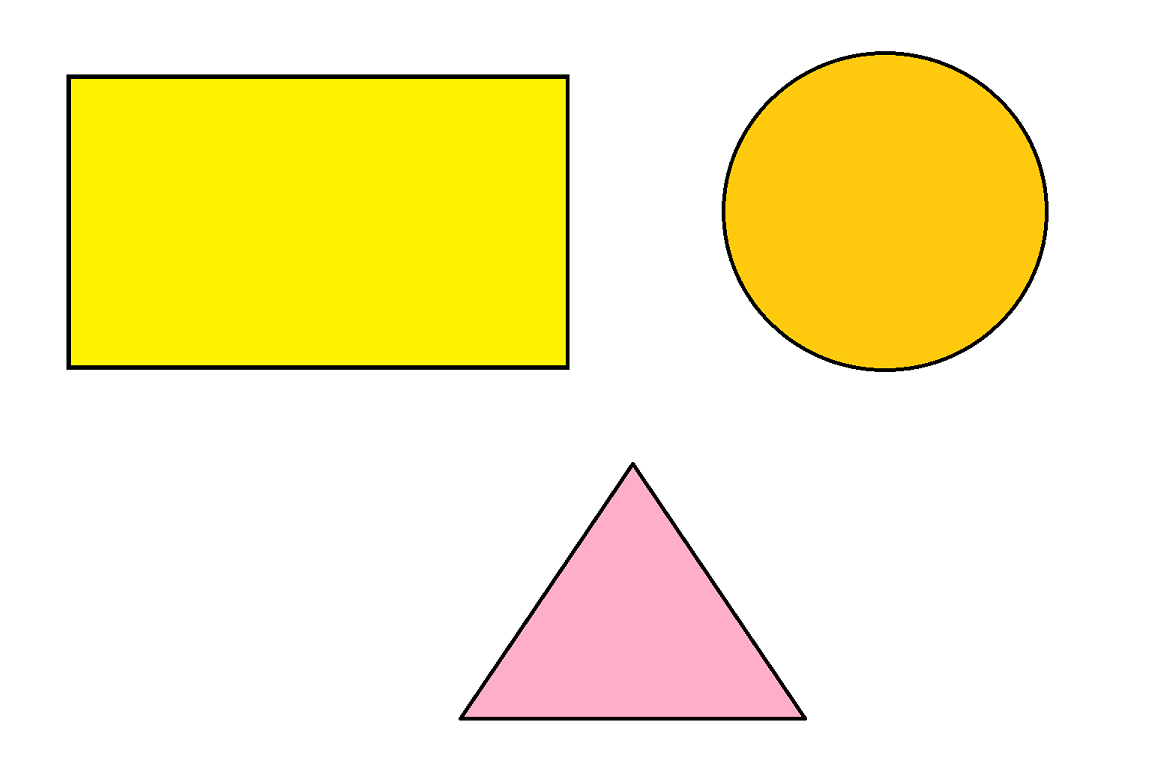
#> input picture Program 7/shape.png, 1156 x 767 px
$ python program7.py
#> lines starting #> are read from the running program, lines starting #| are printed output that depends on the picture; after the words box and inside, x2 and y2 are one past the last pixel; in counts of white or black regions, pixels touching at a corner belong together
import cv2
import numpy as np

def detect_shapes(image_path):

#> called with image_path = 'shape.png'
    image = cv2.imread(image_path)
#> image is the input picture: shape (767, 1156, 3); mean B, G, R 186.2, 240.2, 250.9

    gray = cv2.cvtColor(image, cv2.COLOR_BGR2GRAY)
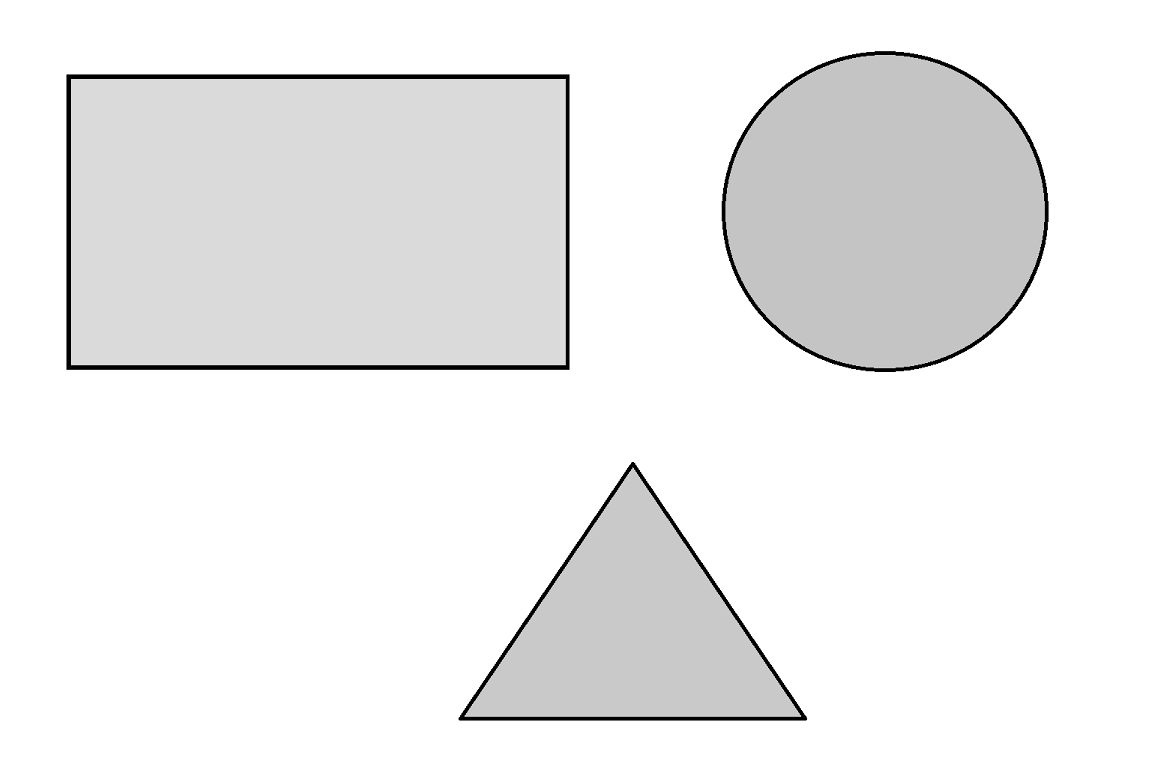
#> gray: shape (767, 1156); min 0, max 255, mean 237.2

    blurred = cv2.GaussianBlur(gray, (5, 5), 0)

    edges = cv2.Canny(blurred, 50, 150)
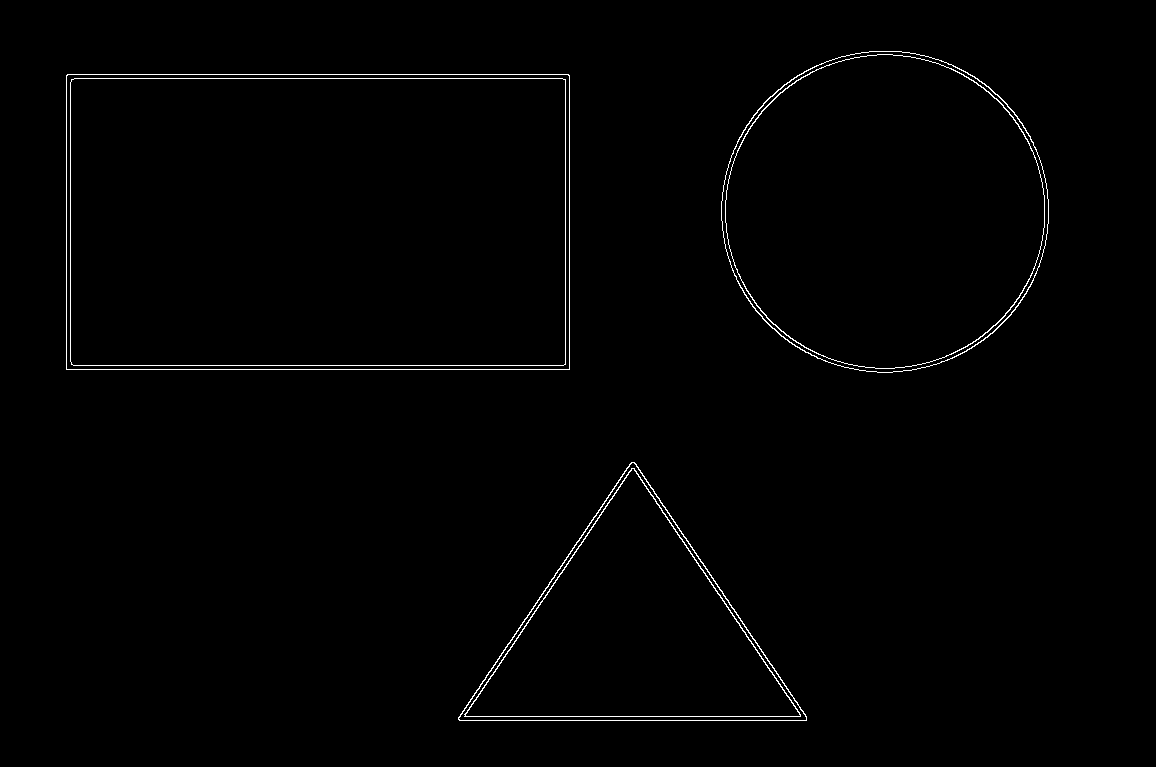
#> edges: shape (767, 1156); 0.89% white in thin lines or dots, all inside (x1, y1, x2, y2) = (66, 51, 1049, 721)

    contours, _ = cv2.findContours(edges, cv2.RETR_EXTERNAL, cv2.CHAIN_APPROX_SIMPLE)
#> contours = 3 contours; box (x1, y1, x2, y2) and area: (66, 74, 570, 370) 148384, (721, 51, 1049, 373) 82511, (458, 462, 807, 721) 45927

    for contour in contours:
        perimeter = cv2.arcLength(contour, True)
        approx = cv2.approxPolyDP(contour, 0.02 * perimeter, True)

        vertices = len(approx)
        x, y, w, h = cv2.boundingRect(approx)

        area = cv2.contourArea(contour)
        circularity = 4 * np.pi * area / (perimeter * perimeter)

        if vertices == 3:
            shape = "Triangle"
        elif vertices == 4:

            angles = []
            for i in range(4):
                pt1 = tuple(approx[i][0])
                pt2 = tuple(approx[(i+1) % 4][0])
                pt3 = tuple(approx[(i+2) % 4][0])

                v1 = (pt1[0] - pt2[0], pt1[1] - pt2[1])
                v2 = (pt3[0] - pt2[0], pt3[1] - pt2[1])

                dot_product = v1[0] * v2[0] + v1[1] * v2[1]
                mag1 = np.sqrt(v1[0]**2 + v1[1]**2)
                mag2 = np.sqrt(v2[0]**2 + v2[1]**2)

                cos_angle = dot_product / (mag1 * mag2)
                angle = np.degrees(np.arccos(np.clip(cos_angle, -1.0, 1.0)))
                angles.append(angle)

            is_rectangular = all(abs(angle - 90) < 15 for angle in angles)
            aspect_ratio = float(w)/h

            if is_rectangular and 0.90 <= aspect_ratio <= 1.10:
                shape = "Square"
            elif is_rectangular:
                shape = "Rectangle"
            else:
                shape = "Unknown"
        elif circularity > 0.85:
            shape = "Circle"
        else:
            shape = "Unknown"

        cv2.drawContours(image, [contour], 0, (0, 255, 0), 2)
        cv2.putText(image, shape, (x, y-10), cv2.FONT_HERSHEY_SIMPLEX, 0.5, (0, 0, 255), 2)
#> this loop made 3 passes
#> (perimeter, approx, vertices, x, y, w, h, area) on pass 2: (1594.8, [[66, 75], [66, 369], [569, 369], [568, 74]], 4, 66, 74, 504, 296, 148384)
#> (perimeter, approx, vertices, x, y, w, h, area) on pass 1: (1009.3, [[458, 717], [806, 720], [634, 462]], 3, 458, 462, 349, 259, 45927)
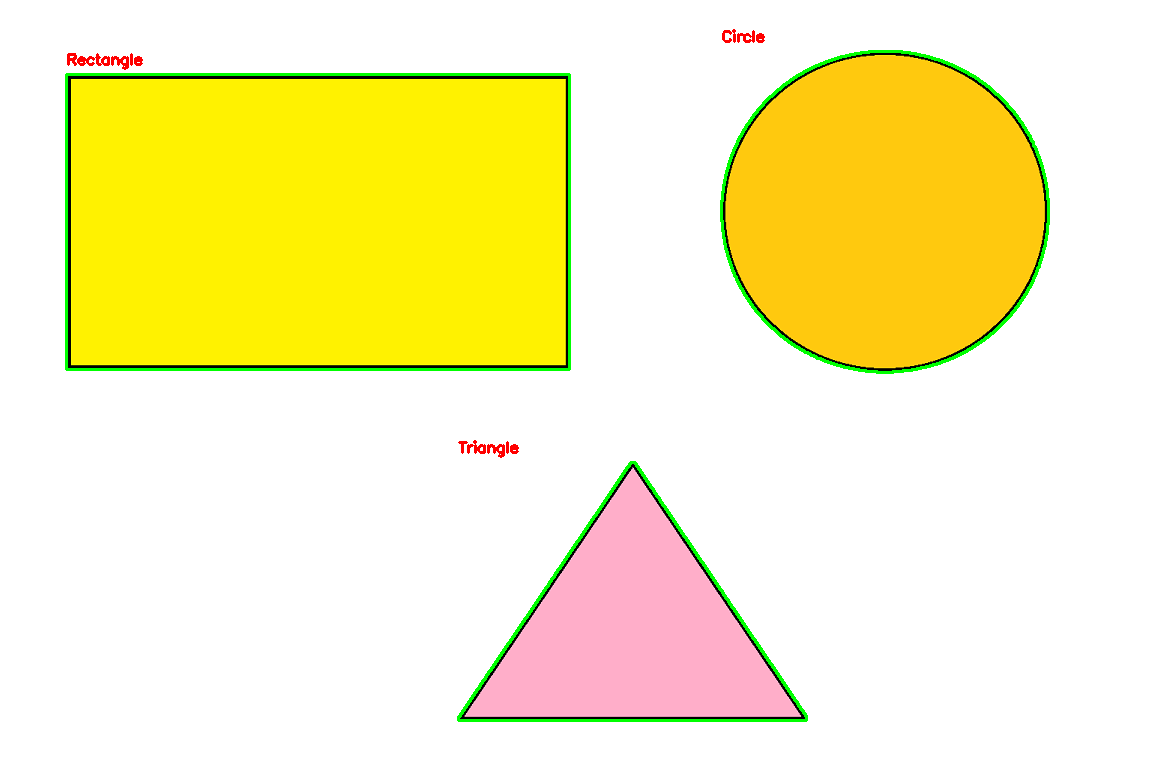
#> image: shape (767, 1156, 3); 1.46% of pixels changed, all inside (x1, y1, x2, y2) = (65, 29, 1050, 722)

    cv2.imshow("Shapes Detected", image)
    cv2.waitKey(0)
    cv2.destroyAllWindows()

image_path = "shape.png"
detect_shapes(image_path)
